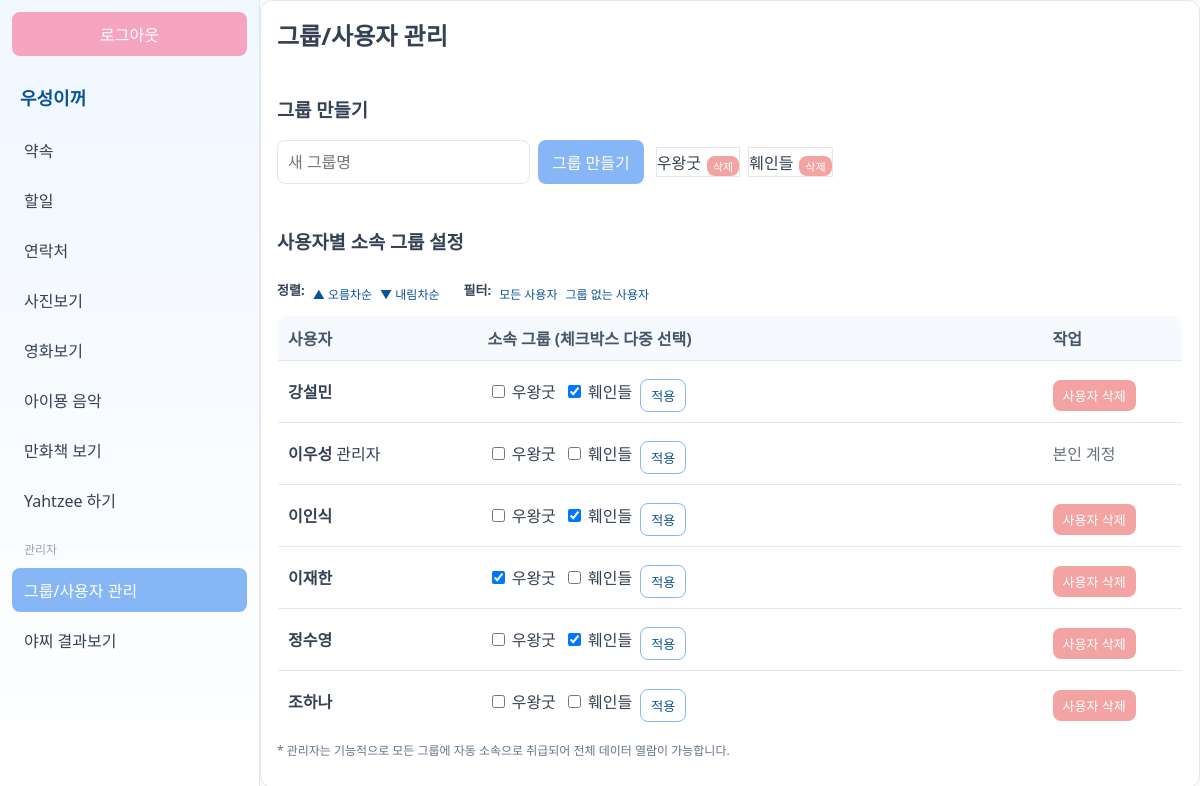
Page /index.php?page=admin (signed in) on the committed database.
### tables this page shows
CREATE TABLE `groups` (
  `id` int(11) NOT NULL,
  `name` varchar(50) NOT NULL,
  `created_at` datetime NOT NULL DEFAULT current_timestamp()
);

CREATE TABLE `users` (
  `id` int(11) NOT NULL,
  `username` varchar(50) NOT NULL,
  `password_hash` varchar(255) NOT NULL,
  `phone` varchar(20) DEFAULT NULL,
  `is_admin` tinyint(1) NOT NULL DEFAULT 0,
  `created_at` datetime NOT NULL DEFAULT current_timestamp()
);

### index.php (called while the page is built, shortened)
<?php
require __DIR__.'/views/layout.php';

### lib/utils.php (called while the page is built, shortened)
<?php
function h(?string $s): string {
    return htmlspecialchars($s ?? '', ENT_QUOTES, 'UTF-8');
}
function base_url(string $path = ''): string {
    return rtrim(BASE_URL, '/') . '/' . ltrim($path, '/');
}

### lib/auth.php (called while the page is built, shortened)
<?php
function is_logged_in(): bool {
    return isset($_SESSION['user_id']);
}
function current_user(): ?array {
    static $user = null;
    if ($user !== null) {
        return $user ?: null;
    }
    $user = db_query_one('SELECT * FROM users WHERE id = ?', [$_SESSION['user_id']]);
    return $user ?: null;
}
function is_admin(): bool {
    $user = current_user();
    return $user && $user['is_admin'];
}

### lib/db.php (called while the page is built, shortened)
<?php
function db(): PDO {
    static $pdo = null;
    if ($pdo !== null) {
        return $pdo;
    }
    $dsn = sprintf('mysql:host=%s;dbname=%s;charset=%s', DB_HOST, DB_NAME, DB_CHARSET);
    $options = [
        PDO::ATTR_ERRMODE            => PDO::ERRMODE_EXCEPTION,
        PDO::ATTR_DEFAULT_FETCH_MODE => PDO::FETCH_ASSOC,
        PDO::ATTR_EMULATE_PREPARES   => false,
    ];
    try {
        $pdo = new PDO($dsn, DB_USER, DB_PASS, $options);
    } catch (PDOException $e) {
        throw new PDOException($e->getMessage(), (int)$e->getCode());
    }
    return $pdo;
}
function db_query_all(string $sql, array $params = []): array {
    $stmt = db()->prepare($sql);
    $stmt->execute($params);
    return $stmt->fetchAll();
}
function db_query_one(string $sql, array $params = []): ?array {
    $row = db_query_all($sql, $params);
    return $row[0] ?? null;
}

### views/dashboard.php (the view, shortened to what this page needs)
<?php
$sort = strtolower($_GET['sort'] ?? 'asc');
$sort = in_array($sort, ['asc','desc'], true) ? $sort : 'asc';
$order = $sort === 'desc' ? 'DESC' : 'ASC';
$filter = $_GET['filter'] ?? 'all';
$groups = db()->query("SELECT id,name FROM groups ORDER BY name")->fetchAll();
if ($filter === 'ungrouped') {
    $sql_users = "SELECT u.id, u.username, u.is_admin
                  FROM users u
                  LEFT JOIN user_groups ug ON u.id = ug.user_id
                  WHERE ug.group_id IS NULL AND u.is_admin = 0
                  ORDER BY u.username $order";
    $users = db()->query($sql_users)->fetchAll();
} else {
    $sql_users = "SELECT id,username,is_admin FROM users ORDER BY username $order";
    $users  = db()->query($sql_users)->fetchAll();
}
$map = [];
$q = db()->query("SELECT ug.user_id, g.id gid, g.name gname
                  FROM user_groups ug JOIN groups g ON g.id=ug.group_id
                  ORDER BY g.name");
foreach ($q->fetchAll() as $r) {
  $map[$r['user_id']][] = $r;
}
$baseAdminUrl = base_url('index.php?page=admin');
?>
<div class="panel">
  <div class="panel-header">
    <h2>그룹/사용자 관리</h2>
  </div>
  <div class="panel-body">
    <h3>그룹 만들기</h3>
    <div class="inline" style="flex-wrap:wrap;gap:12px; margin-bottom: 24px;">
      <form class="inline" method="post" action="<?=h(base_url('controllers/groups.php'))?>">
        <input name="name" placeholder="새 그룹명" required>
        <button type="submit">그룹 만들기</button>
      </form>
      <div class="inline" style="gap:8px;flex-wrap:wrap;">
        <?php if (empty($groups)): ?>
          <span class="muted">그룹이 없습니다.</span>
        <?php else: ?>
          <?php foreach ($groups as $g): ?>
            <span class="chip" style="display:inline-flex;align-items:center;gap:6px; background: #fff; border: 1px solid var(--border);">
              <?=h($g['name'])?>
              <form method="post" action="<?=h(base_url('controllers/groups.php'))?>" onsubmit="return confirm('그룹 \'<?=h($g['name'])?>\'을 삭제할까요?\\n- 해당 그룹 소속 사용자는 소속이 해제됩니다.\\n- 해당 그룹의 약속은 \"삭제됨\"으로 이동합니다.')">
                <button type="submit" class="danger small" style="padding: 2px 6px; font-size: 11px;">삭제</button>
              </form>
            </span>
          <?php endforeach; ?>
        <?php endif; ?>
      </div>
    </div>
    <h3>사용자별 소속 그룹 설정</h3>
    <div class="inline" style="gap:8px;margin:4px 0 12px; flex-wrap:wrap;">
      <div style="font-weight: bold; font-size: 13px;">정렬:</div>
      <a class="outline small <?= $sort === 'asc' ? 'active' : '' ?>" href="<?=h($baseAdminUrl.'&sort=asc&filter='.$filter)?>">▲ 오름차순</a>
      <a class="outline small <?= $sort === 'desc' ? 'active' : '' ?>" href="<?=h($baseAdminUrl.'&sort=desc&filter='.$filter)?>">▼ 내림차순</a>
      <div style="margin-left: 16px; font-weight: bold; font-size: 13px;">필터:</div>
      <a class="outline small <?= $filter === 'all' ? 'active' : '' ?>" href="<?=h($baseAdminUrl.'&sort='.$sort.'&filter=all')?>">모든 사용자</a>
      <a class="outline small <?= $filter === 'ungrouped' ? 'active' : '' ?>" href="<?=h($baseAdminUrl.'&sort='.$sort.'&filter=ungrouped')?>">그룹 없는 사용자</a>
    </div>
    <table class="table admin-user-table">
      <thead><tr><th style="width:200px">사용자</th><th>소속 그룹 (체크박스 다중 선택)</th><th style="width:140px">작업</th></tr></thead>
      <tbody>
        <?php if (empty($users)): ?>
          <tr><td colspan="3" class="empty">조건에 맞는 사용자가 없습니다.</td></tr>
        <?php else: ?>
          <?php foreach ($users as $u):
            $owned = array_column($map[$u['id']] ?? [], 'gid');
          ?>
          <tr>
            <td data-label="사용자">
              <strong><?=h($u['username'])?></strong>
              <?=$u['is_admin']?' <span class="chip">관리자</span>':''?>
            </td>
            <td data-label="소속 그룹">
              <form class="inline" method="post" action="<?=h(base_url('controllers/groups.php'))?>">
                <div class="checks" style="display:flex;flex-wrap:wrap;gap:8px;">
                  <?php foreach ($groups as $g): ?>
                    <label class="check-chip">
                      <input type="checkbox" name="group_ids[]" value="<?=$g['id']?>" <?=in_array($g['id'],$owned)?'checked':''?>>
                      <span><?=h($g['name'])?></span>
                    </label>
                  <?php endforeach; ?>
                </div>
                <button type="submit" class="outline small">적용</button>
              </form>
            </td>
            <td data-label="작업">
              <?php if ($u['id'] !== current_user()['id']): ?>
                <form method="post" action="<?=h(base_url('controllers/groups.php'))?>" onsubmit="return confirm('정말 이 사용자를 삭제할까요?\\n- 사용자가 만든 약속은 현재 관리자에게 위임됩니다.')">
                  <button type="submit" class="danger small">사용자 삭제</button>
                </form>
              <?php else: ?>
                <span class="muted">본인 계정</span>
              <?php endif; ?>
            </td>
          </tr>
          <?php endforeach; ?>
        <?php endif; ?>
      </tbody>
    </table>
    <p class="small" style="margin-top:8px;color:#64748b">
      * 관리자는 기능적으로 모든 그룹에 자동 소속으로 취급되어 전체 데이터 열람이 가능합니다.
    </p>
  </div>
</div>

### views/layout.php (shortened to what this page needs)
<?php
$user = current_user();
$active = $_GET['page'] ?? 'appointments';
?>
<!DOCTYPE html>
<html lang="ko">
<head>
<link rel="stylesheet" href="<?=h(base_url('assets/css/style.css'))?>">
</head>
<body class="app">
<div class="container">
  <aside class="sidebar">
    <form class="logout top" method="post" action="<?=h(base_url('controllers/auth_controller.php'))?>">
      <button type="submit">로그아웃</button>
    </form>
    <div class="brand"><?=h(APP_NAME)?></div>
    <nav class="menu">
      <a class="<?=$active==='appointments'?'active':''?>" href="<?=h(base_url('index.php?page=appointments'))?>">약속</a>
      <a class="<?=$active==='tasks'?'active':''?>" href="<?=h(base_url('index.php?page=tasks'))?>">할일</a>
      <a class="<?=$active==='contacts'?'active':''?>" href="<?=h(base_url('index.php?page=contacts'))?>">연락처</a>
      <a class="<?=$active==='photos'?'active':''?>" href="<?=h(base_url('index.php?page=photos'))?>">사진보기</a>
      <a class="<?=$active==='jellyfin'?'active':''?>" href="<?=h(base_url('index.php?page=jellyfin'))?>">영화보기</a>
      <a class="<?=$active==='music'?'active':''?>" href="<?=h(base_url('index.php?page=music'))?>">아이묭 음악</a>
      <a class="<?=$active==='comics'?'active':''?>" href="<?=h(base_url('index.php?page=comics'))?>">만화책 보기</a>
      <a class="<?=$active==='yahtzee'?'active':''?>" href="<?=h(base_url('index.php?page=yahtzee'))?>">Yahtzee 하기</a>
      <?php if (is_admin()): ?>
      <div class="admin-label">관리자</div>
      <a class="<?=$active==='admin'?'active':''?>" href="<?=h(base_url('index.php?page=admin'))?>">그룹/사용자 관리</a>
      <a class="<?=$active==='yahtzee_results'?'active':''?>" href="<?=h(base_url('index.php?page=yahtzee_results'))?>">야찌 결과보기</a>
      <?php endif; ?>
    </nav>
  </aside>
  <main class="content">
    <?php
      switch ($active) {
        case 'admin':        require __DIR__.'/dashboard.php'; break;
      }
    ?>
  </main>
</div>
</body>
</html>

### assets/css/style.css (style rules this page uses)
:root { --bg:#f8fafc; --panel:#ffffff; --ink:#344054; --muted:#98a2b3; --primary:#86b6f6; --primary-ink:#0b5394; --accent:#f6a5c0; --success:#88d4ab; --danger:#f4a3a3; --border:#e5e7eb; --br: 8px; }
* { box-sizing:border-box }
html,body { height:100% }
body { margin:0; font-family:system-ui,-apple-system,Segoe UI,Roboto,Apple SD Gothic Neo,Malgun Gothic,sans-serif; color:var(--ink); background:var(--bg); }
a { color:var(--primary-ink);text-decoration:none }
.container { display:flex;min-height:100vh }
.sidebar { width:260px; background:linear-gradient(180deg, #f0f7ff, #fff); border-right:1px solid var(--border); display:flex;flex-direction:column }
.logout { padding:12px }
.logout button { width:100%;padding:10px;border:0;border-radius:8px; background:var(--accent);color:#fff;cursor:pointer }
.brand { padding:16px 20px 8px;font-weight:700;color:var(--primary-ink);font-size:18px }
.menu { display:flex;flex-direction:column;gap:6px;padding:10px 12px }
.menu a { padding:10px 12px;border-radius:8px;color:var(--ink) }
.menu a.active { background:var(--primary);color:white }
.admin-label { margin:12px 12px 4px;color:var(--muted);font-size:12px }
.content { flex:1; height:100vh; padding:0; }
.panel { background:var(--panel);border:1px solid var(--border);border-radius:12px;padding:16px }
.panel-header { display:flex;align-items:center;justify-content:flex-start;gap:12px;margin-bottom:12px }
.panel-header h2 { margin:0 }
.panel-body { padding-top:12px }
.inline { display:inline-flex;gap:8px;align-items:center }
input,select,textarea,button { font:inherit }
input,select,textarea { padding:10px;border:1px solid var(--border);border-radius:8px;background:#fff;min-width:0 }
button { padding:10px 14px;border:0;border-radius:8px;background:var(--primary);color:#fff;cursor:pointer }
button.outline { background:#fff;color:var(--primary-ink);border:1px solid var(--primary) }
button.danger { background:var(--danger) }
button.small { padding:6px 10px;font-size:13px }
.small { margin-top:8px;font-size:12px }
.muted { opacity:.75 }
.table { width:100%;border-collapse:collapse;border:1px solid var(--border);border-radius:10px;overflow:hidden }
.table th,.table td { padding:10px;border-bottom:1px solid var(--border);text-align:left }
.table thead th { background:#f6fafe;color:#475569 }

### rows in the picture
groups: name "우왕굿"
groups: name "훼인들"
users: username "강설민", id "☑"
users: username "이우성", is_admin "관리자", shows "본인 계정"
users: username "이인식", id "☑"
users: username "이재한", id "☑"
users: username "정수영", id "☑"
users: username "조하나"

### other values in the picture
APP_NAME "우성이꺼"
